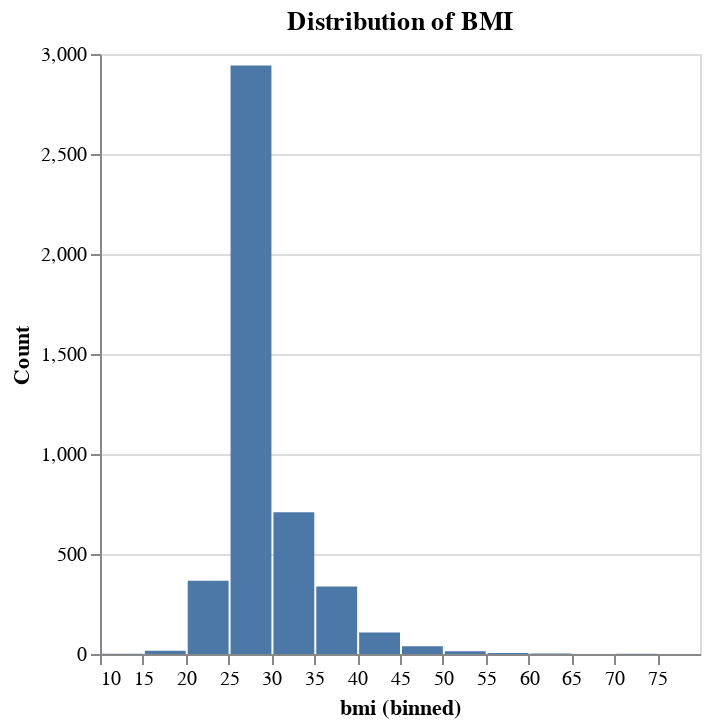

The notebook cell this image was saved under:
### Code cell
chart_bmi = alt.Chart(concatenated_concise, title="Distribution of BMI").mark_bar().encode(
    x = alt.X("bmi", bin=alt.Bin(maxbins = 20), scale=alt.Scale(domain=[10, 80])),
    y = alt.Y("count()", title = "Count")#.title("Count")
) 

chart_bmi

### Figure 1 — Vega-Lite specification as saved in the notebook (floating-point values rounded to 4 significant figures; data arrays with more than 128 entries replaced by an {"elided": "..."} marker saying what was removed)
{"config": {"view": {"continuousWidth": 300, "continuousHeight": 300}}, "data": {"name": "data-ba91807aabed8503c9123d5c4e6bda91"}, "mark": {"type": "bar"}, "encoding": {"x": {"bin": {"maxbins": 20}, "field": "bmi", "scale": {"domain": [10, 80]}, "type": "quantitative"}, "y": {"aggregate": "count", "title": "Count", "type": "quantitative"}}, "title": "Distribution of BMI", "$schema": "https://vega.github.io/schema/vega-lite/v5.15.1.json", "datasets": {"data-ba91807aabed8503c9123d5c4e6bda91": {"elided": "4539 records"}}}
